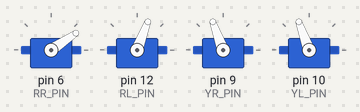
Simulated run of this sketch. Board: Arduino Uno, built with avr-gcc and run on an emulated ATmega328P. On the bench: 4 × servo.

Above: at 0.6 s.
At 5.6 s:
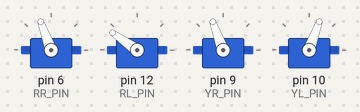
At 10.6 s:
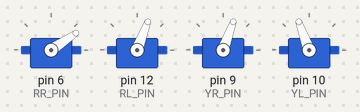
At 20.1 s:
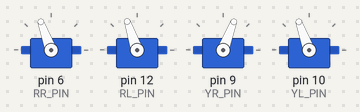
At 29.6 s:
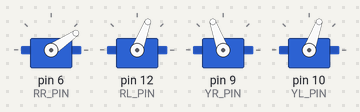
At 39.35 s:
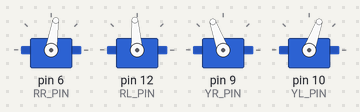
Timing chart, 0 to 40.0 s (numbered marks = the images above):
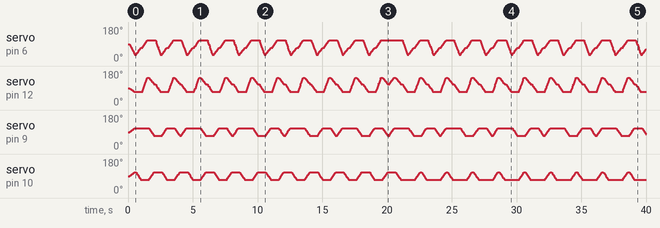

The sketch:

Right_Left.ino
```cpp
#include "Arduino.h"
#include "Oscillator.h"
#include <Servo.h>
/*
         ---------------
        |     O   O     |
        |---------------|
YR 2<== |               | <== YL 3
         ---------------
            ||     ||
            ||     ||
RR 0==^   -----   ------  v== RL 1
         |-----   ------|
*/

/* Hardware interface mapping*/
#define YL_PIN 10
#define YR_PIN 9
#define RL_PIN 12
#define RR_PIN 6

#define N_SERVOS 4
#define INTERVALTIME 10.0
Oscillator servo[N_SERVOS];
int t = 495;
#define CENTRE 90

unsigned long final_time;
unsigned long interval_time;
int oneTime;
int iteration;
float increment[N_SERVOS];
int oldPosition[] = {CENTRE, CENTRE, CENTRE, CENTRE};

bool delays(unsigned long ms)
{
    for (unsigned long i = 0; i < ms; i++)
    {
        delay(1);
    }
    return false;
}

/*
    Setting the 90-degree position of the steering gear to make the penguin stand on its feet
*/
void homes(int millis_t)
{
    servo[0].SetPosition(90);
    servo[1].SetPosition(90);
    servo[2].SetPosition(90);
    servo[3].SetPosition(90);
    delay(millis_t);
}
bool moveNServos(int time, int newPosition[])
{
    for (int i = 0; i < N_SERVOS; i++)
    {
        increment[i] = ((newPosition[i]) - oldPosition[i]) / (time / INTERVALTIME);
    }
    final_time = millis() + time;
    iteration = 1;
    while (millis() < final_time)
    {
        interval_time = millis() + INTERVALTIME;
        oneTime = 0;
        while (millis() < interval_time)
        {
            if (oneTime < 1)
            {
                for (int i = 0; i < N_SERVOS; i++)
                {
                    servo[i].SetPosition(oldPosition[i] + (iteration * increment[i]));
                }
                iteration++;
                oneTime++;
            }
        }
    }
    for (int i = 0; i < N_SERVOS; i++)
    {
        oldPosition[i] = newPosition[i];
    }
    return false;
}
/*
    Turn control realization:
*/
bool turn(int steps, int T, int dir)
{
    int move1[] = {90 - 55, 90 - 20, 90 + 20, 90 + 20};
    int move2[] = {90 - 20, 90 - 20, 90 + 20, 90 - 20};
    int move3[] = {90 + 20, 90 + 55, 90 + 20, 90 - 20};
    int move4[] = {90 + 20, 90 + 20, 90 - 20, 90 + 20};
    int move5[] = {90 - 55, 90 - 20, 90 - 20, 90 + 20};
    int move6[] = {90 - 20, 90 - 20, 90 + 20, 90 - 20};
    int move7[] = {90 + 20, 90 + 55, 90 + 20, 90 - 20};
    int move8[] = {90 + 20, 90 + 20, 90 - 20, 90 + 20};

    int move21[] = {90 + 20, 90 + 55, 90 + 20, 90 + 20};
    int move22[] = {90 + 20, 90 + 20, 90 + 20, 90 - 20};
    int move23[] = {90 - 55, 90 - 20, 90 + 20, 90 - 20};
    int move24[] = {90 - 20, 90 - 20, 90 - 20, 90 - 20};
    int move25[] = {90 + 20, 90 + 55, 90 - 20, 90 + 20};
    int move26[] = {90 + 20, 90 + 20, 90 + 20, 90 - 20};
    int move27[] = {90 - 55, 90 - 20, 90 + 20, 90 - 20};
    int move28[] = {90 - 20, 90 - 20, 90 - 20, 90 - 20};

    if (dir == 1)
    {
        for (int i = 0; i < steps; i++)
            if (
                moveNServos(T * 0.2, move1) ||
                delays(t / 5) ||
                moveNServos(T * 0.2, move2) ||
                delays(t / 5) ||
                moveNServos(T * 0.2, move3) ||
                delays(t / 5) ||
                moveNServos(T * 0.2, move4) ||
                delays(t / 5) ||
                moveNServos(T * 0.2, move5) ||
                delays(t / 5) ||
                moveNServos(T * 0.2, move6) ||
                delays(t / 5) ||
                moveNServos(T * 0.2, move7) ||
                delays(t / 5) ||
                moveNServos(T * 0.2, move8) ||
                delays(t / 5))
                return true;
    }
    else
    {
        for (int i = 0; i < steps; i++)
            if (
                moveNServos(T * 0.2, move21) ||
                delays(t / 5) ||
                moveNServos(T * 0.2, move22) ||
                delays(t / 5) ||
                moveNServos(T * 0.2, move23) ||
                delays(t / 5) ||
                moveNServos(T * 0.2, move24) ||
                delays(t / 5) ||
                moveNServos(T * 0.2, move25) ||
                delays(t / 5) ||
                moveNServos(T * 0.2, move26) ||
                delays(t / 5) ||
                moveNServos(T * 0.2, move27) ||
                delays(t / 5) ||
                moveNServos(T * 0.2, move28) ||
                delays(t / 5))
                return true;
    }

    return false;
}

void setup()
{
    servo[0].attach(RR_PIN);
    servo[1].attach(RL_PIN);
    servo[2].attach(YR_PIN);
    servo[3].attach(YL_PIN);
    homes(100);
}

void loop()
{
    for (int i = 0; i < 5; i++)
    {
        turn(1, t * 4, 1);
    }
    for (int i = 0; i < 5; i++)
    {
       turn(1, t * 4, -1);
    }
}
```

Oscillator.cpp
```cpp
// (licence header left out)
#if defined(ARDUINO) && ARDUINO >= 100
#include "Arduino.h"
#else
#include "WProgram.h"
#include <pins_arduino.h>
#endif
#include "Oscillator.h"
#include <Servo.h>

//-- This function returns true if another sample
//-- should be taken (i.e. the TS time has passed since
//-- the last sample was taken
bool Oscillator::next_sample() {

  //-- Read current time
  _currentMillis = millis();

  //-- Check if the timeout has passed
  if (_currentMillis - _previousMillis > _TS) {
    _previousMillis = _currentMillis;

    return true;
  }

  return false;
}

//-- Attach an oscillator to a servo
//-- Input: pin is the arduino pin were the servo
//-- is connected
void Oscillator::attach(int pin, bool rev) {
  //-- If the oscillator is detached, attach it.
  if (!_servo.attached()) {

    //-- Attach the servo and move it to the home position
    _servo.attach(pin,580,2300);
    _servo.write(90);

    //-- Initialization of oscilaltor parameters
    _TS = 30;
    _T = 2000;
    _N = _T / _TS;
    _inc = 2 * M_PI / _N;

    _previousMillis = 0;

    //-- Default parameters
    _A = 45;
    _phase = 0;
    _phase0 = 0;
    _O = 0;
    _stop = false;

    //-- Reverse mode
    _rev = rev;
  }
}

//-- Detach an oscillator from his servo
void Oscillator::detach() {
  //-- If the oscillator is attached, detach it.
  if (_servo.attached())
    _servo.detach();
}

/*************************************/
/* Set the oscillator period, in ms  */
/*************************************/
void Oscillator::SetT(unsigned int T) {
  //-- Assign the new period
  _T = T;

  //-- Recalculate the parameters
  _N = _T / _TS;
  _inc = 2 * M_PI / _N;
};

/*******************************/
/* Manual set of the position  */
/******************************/

void Oscillator::SetPosition(int position) { _servo.write(position + _trim); };

/*******************************************************************/
/* This function should be periodically called                     */
/* in order to maintain the oscillations. It calculates            */
/* if another sample should be taken and position the servo if so  */
/*******************************************************************/
void Oscillator::refresh() {

  //-- Only When TS milliseconds have passed, the new sample is obtained
  if (next_sample()) {

    //-- If the oscillator is not stopped, calculate the servo position
    if (!_stop) {
      //-- Sample the sine function and set the servo pos
      _pos = round(_A * sin(_phase + _phase0) + _O);
      if (_rev)
        _pos = -_pos;
      _servo.write(_pos + 90 + _trim);
    }

    //-- Increment the phase
    //-- It is always increased, even when the oscillator is stop
    //-- so that the coordination is always kept
    _phase = _phase + _inc;
  }
}
```

Oscillator.h
```cpp
// (licence header left out)
#ifndef Oscillator_h
#define Oscillator_h

#include <Servo.h>

//-- Macro for converting from degrees to radians
#ifndef DEG2RAD
  #define DEG2RAD(g) ((g)*M_PI)/180
#endif

class Oscillator
{
  public:
    Oscillator(int trim=0) {_trim=trim;};
    void attach(int pin, bool rev =false);
    void detach();

    void SetA(unsigned int A) {_A=A;};
    void SetO(unsigned int O) {_O=O;};
    void SetPh(double Ph) {_phase0=Ph;};
    void SetT(unsigned int T);
    void SetTrim(int trim){_trim=trim;};
    int getTrim() {return _trim;};
    void SetPosition(int position);
    void Stop() {_stop=true;};
    void Play() {_stop=false;};
    void Reset() {_phase=0;};
    void refresh();

  private:
    bool next_sample();

  private:
    //-- Servo that is attached to the oscillator
    Servo _servo;

    //-- Oscillators parameters
    unsigned int _A;  //-- Amplitude (degrees)
    unsigned int _O;  //-- Offset (degrees)
    unsigned int _T;  //-- Period (miliseconds)
    double _phase0;   //-- Phase (radians)

    //-- Internal variables
    int _pos;         //-- Current servo pos
    int _trim;        //-- Calibration offset
    double _phase;    //-- Current phase
    double _inc;      //-- Increment of phase
    double _N;        //-- Number of samples
    unsigned int _TS; //-- sampling period (ms)

    long _previousMillis;
    long _currentMillis;

    //-- Oscillation mode. If true, the servo is stopped
    bool _stop;

    //-- Reverse mode
    bool _rev;
};

#endif
```
